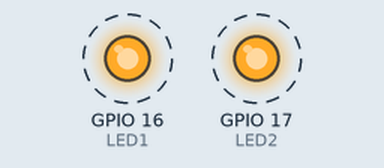
This sketch was run on a simulated ESP32. Shown: output pins drawn as LEDs (lit = HIGH). Dashed ring = blinking. What the sketch prints to the serial monitor is not drawn.

Above: at 0.05 s.
Timing chart, 0 to 3.0 s (numbered marks = the images above):
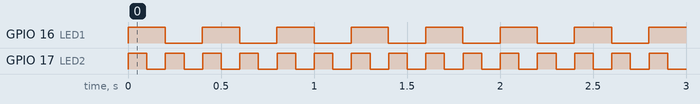

The sketch:

DualCore.ino
```cpp
TaskHandle_t xTask1 = NULL;
TaskHandle_t xTask2 = NULL;

// LED pins
#define LED1 GPIO_NUM_16
#define LED2 GPIO_NUM_17

void setup() {
  Serial.begin(115200);
  pinMode(LED1, OUTPUT);
  pinMode(LED2, OUTPUT);

  xTaskCreatePinnedToCore(
    myTask1,              /* Task function */
    "Task 1 for LED D16", /* Name of task */
    1024,                 /* Stack size of task */
    NULL,                 /* Parameter of the task */
    1,                    /* Number of priority of the task (1-15) */
    &xTask1,              /* Task handle to keep track of created task */
    0);                   /* Pinned task to core 0 */

  //Create a task that will be executed in the Task2code() function, with priority 1 and executed on core 1

  xTaskCreatePinnedToCore(
    myTask2,              /* Task function */
    "Task 1 for LED D17", /* Name of task */
    1024,                 /* Stack size of task */
    NULL,                 /* Parameter of the task */
    1,                    /* Number of priority of the task (1-15) */
    &xTask2,              /* Task handle to keep track of created task */
    1);                   /* Pinned task to core 1 */
}

//myTask1: Blinks an LED every 1000 ms
void myTask1(void* pvParameters) {
  Serial.print("Task 1 (LED D16) is running on core ");
  Serial.println(xPortGetCoreID());  // Print the core ID on which the task is running

  // Infinite loop to keep the task running continuously
  for (;;) {
    gpio_set_level(LED1, 1);
    vTaskDelay(200 / portTICK_PERIOD_MS);
    gpio_set_level(LED1, 0);
    vTaskDelay(200 / portTICK_PERIOD_MS);
  }
}

//myTask2: Blinks an LED every 500 ms
void myTask2(void* pvParameters) {
  Serial.print("Task 2 (LED D17) is running on core ");
  Serial.println(xPortGetCoreID());  // Print the core ID on which the task is running

  // Infinite loop to keep the task running continuously
  for (;;) {
    gpio_set_level(LED2, 1);
    vTaskDelay(100 / portTICK_PERIOD_MS);
    gpio_set_level(LED2, 0);
    vTaskDelay(100 / portTICK_PERIOD_MS);
  }
}

void loop() {
  // No code needed here; FreeRTOS handles task execution independently.
}
```

Measured:
- by itself, GPIO 16 (LED1): alternates HIGH for 0.20 s and LOW for 0.20 s
- by itself, GPIO 17 (LED2): alternates HIGH for 0.10 s and LOW for 0.10 s
